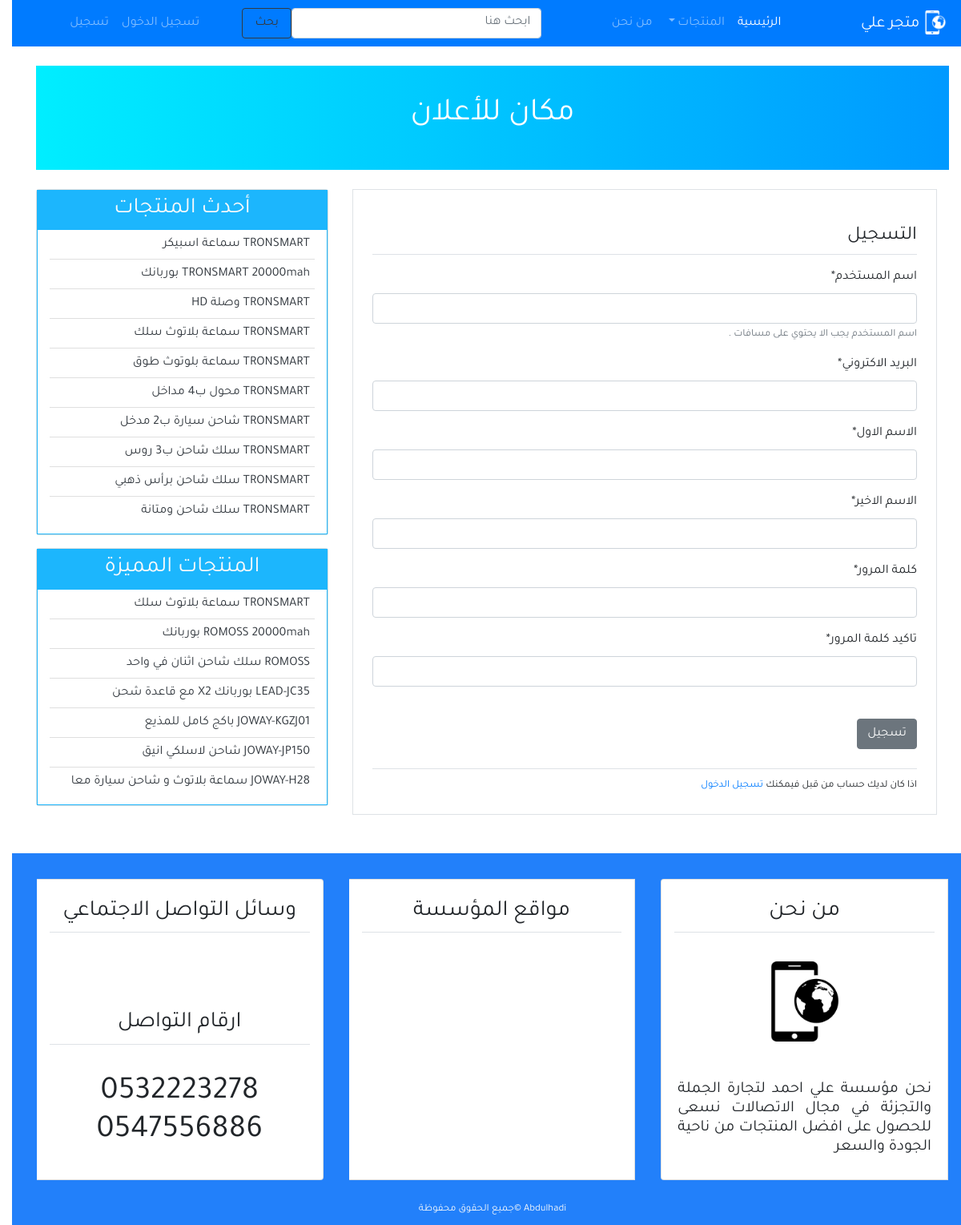
Screenshot of /register/ with the database file from the repository.
### blog/models.py (models this page shows, shortened)
class Post(models.Model):
    image_project = models.ImageField(default='default.jpg', upload_to='post_co')
    title = models.CharField(max_length=100)
    content = models.TextField()
    post_date = models.DateTimeField(default=timezone.now)
    post_update = models.DateTimeField(auto_now=True)
    author = models.ForeignKey(User, on_delete=models.CASCADE)
    class Meta:
        ordering = ('-post_date', )

class Top5(models.Model):
    image_top = models.ImageField(default='default.jpg', upload_to='top_5')
    title = models.CharField(max_length=100)
    old_prais = models.CharField(max_length=100)
    new_prais = models.CharField(max_length=100)
    content = models.TextField()

### user/views.py (the view)
# urls.py: path('register/', views.register, name='register'),
def register(request):
    if request.method == 'POST':
        form = UserCreationForm(request.POST)
        if form.is_valid: # Make sure the data is correct
            new_user = form.save(commit=False)
            new_user.set_password(form.cleaned_data['password1'])
            new_user.save()
            messages.success(request,
                f'تهانينا {new_user} لقد تمت عملية التسجيل بنجاح')
            return redirect('login')
    else:
        form = UserCreationForm()
    return render(request, 'user/register.html', {
        'title': 'التسجيل',
        'form': form,
    })

### user/forms.py (shortened to what this page needs)
class UserCreationForm(forms.ModelForm):
    username = forms.CharField(label='اسم المستخدم', max_length=30,
                                help_text='اسم المستخدم يجب الا يحتوي على مسافات .')
    email = forms.EmailField(label='البريد الاكتروني')
    first_name = forms.CharField(label='الاسم الاول')
    last_name = forms.CharField(label='الاسم الاخير')
    password1 = forms.CharField(
        label='كلمة المرور', widget=forms.PasswordInput(), min_length=8)
    password2 = forms.CharField(
        label='تاكيد كلمة المرور', widget=forms.PasswordInput(), min_length=8)
    class Meta:
        model = User
        fields = ('username', 'email', 'first_name',
                    'last_name', 'password1', 'password2')

### blog/templatetags/post_tag.py (called while the page is built)
@register.inclusion_tag('blog/latest_posts.html')
def latest_posts():
    context = {
        'l_posts': Post.objects.all()[0:10]
    }
    return context

@register.inclusion_tag('blog/latest_comments.html')
def latest_comments():
    context = {
        'l_Top5': Top5.objects.all()[0:7]
    }
    return context

### user/templates/user/register.html (shortened to what this page needs)
{% extends 'blog/base.html' %}
{% block content %}
{% load crispy_forms_tags %}
<div class="border p-4 mb-5">
    <legend class="border-bottom pb-1 mb-3 mt-3">التسجيل</legend>
    <form method="POST">
        {{form|crispy}}
        <input class="btn btn-secondary mt-4" type="submit" value="تسجيل">
    </form>
    <div class="border-top mt-4 pt-2">
        <small>اذا كان لديك حساب من قبل فيمكنك<a href="{% url 'login' %}"> تسجيل الدخول</a></small>
    </div>
</div>
{% endblock content %}

### blog/templates/blog/latest_posts.html
<ul class="list-group-flush latest-post">
    {% for post in l_posts %}
    <li class="list-group-item latest-post-item">
        <a class="text-dark" href="{% url 'detail' post.id %}">{{post.title}}</a>
    </li>
    {% endfor %}
</ul>

### blog/templates/blog/latest_comments.html
<ul class="list-group-flush latest-comment">
    {% for top in l_Top5 %}
    <li class="list-group-item latest-comment-item">
        <a class="text-dark" href="{% url 'topdetail' top.id %}">
            {{top.title}}
        </a>
    </li>
    {% endfor %}
</ul>

### blog/static/blog/css/main.css (style rules this page uses)
html, body { direction: rtl; text-align: right; }
body { font-family: 'Tajawal', sans-serif; }
.latest-post, .latest-comment { padding: 0 15px; }
.latest-post .latest-post-item, .latest-comment .latest-comment-item { padding: 6px; }
.latest-post li:first-child, .latest-comment li:first-child { border-top: 0; }
.latest-post li:last-child, .latest-comment li:last-child { border-bottom: 0; padding-bottom: 0; }

### rows the page displays
Post: title "TRONSMART سماعة اسبيكر"
Post: title "TRONSMART 20000mah بوربانك"
Post: title "TRONSMART وصلة HD"
Post: title "TRONSMART سماعة بلاتوث سلك"
Post: title "TRONSMART سماعة بلوتوث طوق"
Post: title "TRONSMART محول ب4 مداخل"
Post: title "TRONSMART شاحن سيارة ب2 مدخل"
Post: title "TRONSMART سلك شاحن ب3 روس"
Post: title "TRONSMART سلك شاحن برأس ذهبي"
Post: title "TRONSMART سلك شاحن ومتانة"
Top5: title "TRONSMART سماعة بلاتوث سلك"
Top5: title "ROMOSS 20000mah بوربانك"
Top5: title "ROMOSS سلك شاحن اثنان في واحد"
Top5: title "LEAD-JC35 بوربانك X2 مع قاعدة شحن"
Top5: title "JOWAY-KGZJ01 باكج كامل للمذيع"
Top5: title "JOWAY-JP150 شاحن لاسلكي انيق"
Top5: title "JOWAY-H28 سماعة بلاتوث و شاحن سيارة معا"
